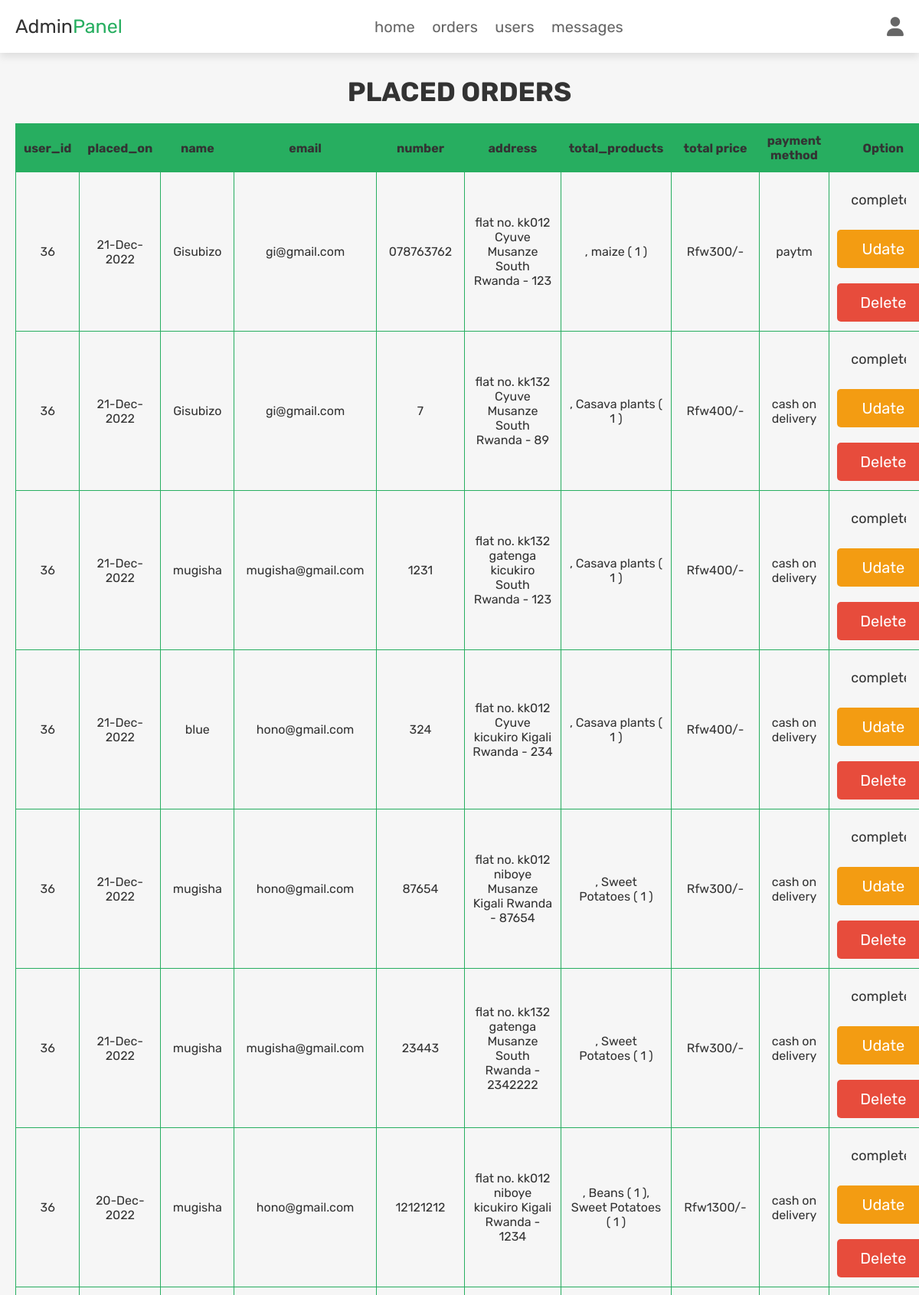
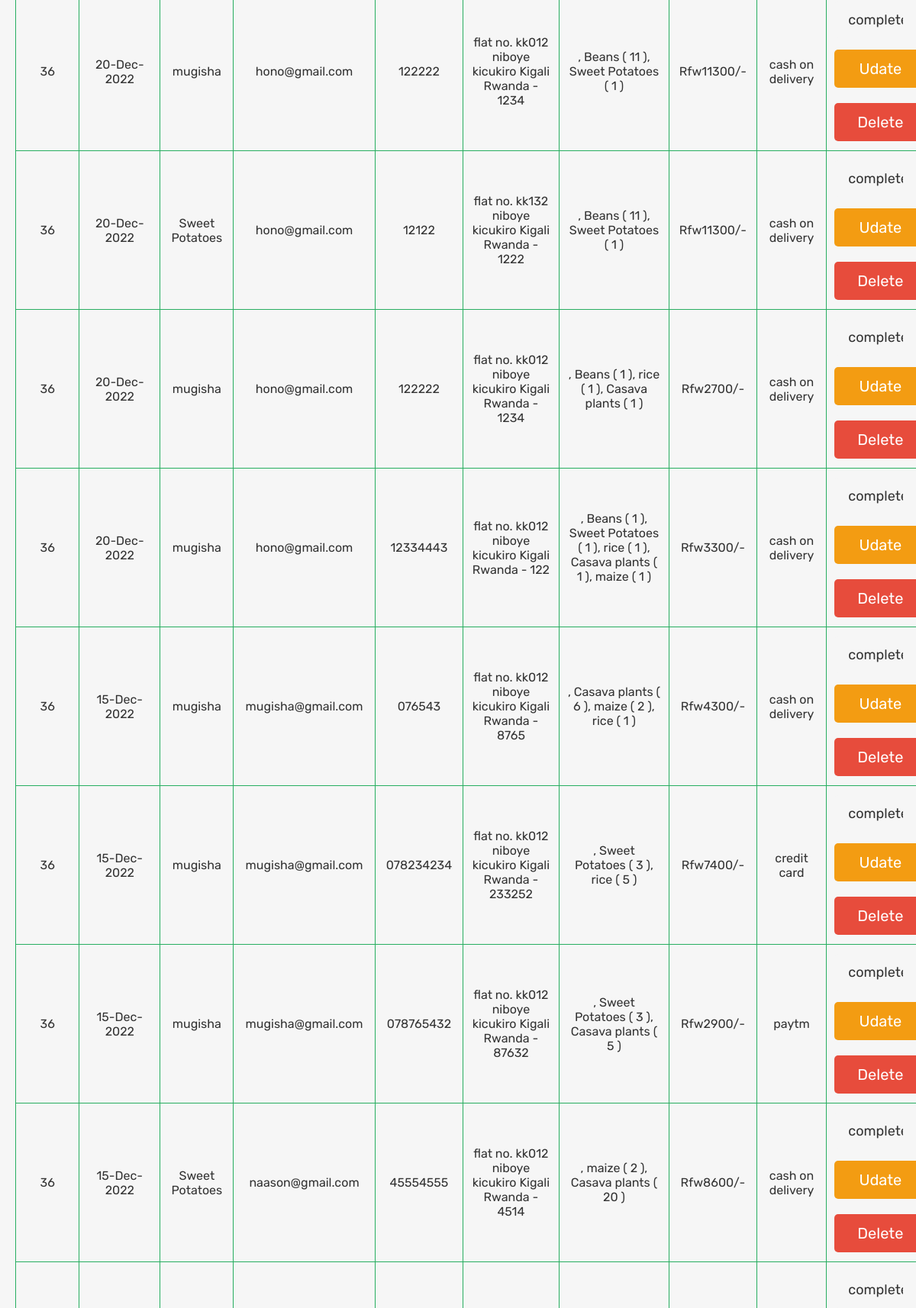
/admin_completed_order.php (signed in, upper part), run on the app's committed database (2 pictures, top to bottom).
### tables this page shows
CREATE TABLE `orders` (
  `id` int(100) NOT NULL,
  `user_id` int(100) NOT NULL,
  `name` varchar(100) NOT NULL,
  `number` varchar(12) NOT NULL,
  `email` varchar(100) NOT NULL,
  `method` varchar(50) NOT NULL,
  `address` varchar(500) NOT NULL,
  `total_products` varchar(1000) NOT NULL,
  `total_price` int(100) NOT NULL,
  `placed_on` varchar(50) NOT NULL,
  `payment_status` varchar(20) NOT NULL DEFAULT 'pending'
);

### admin_completed_order.php (the view, shortened to what this page needs)
<?php
@include 'config.php';
?>
<!DOCTYPE html>
<html lang="en">
<head>
   <link rel="stylesheet" href="https://cdnjs.cloudflare.com/ajax/libs/font-awesome/6.1.1/css/all.min.css">
   <link rel="stylesheet" href="css/admin_style.css">
</head>
<body>
<?php include 'admin_header.php'; ?>
<section class="placed-orders">
   <h1 class="title">placed orders</h1>
   <table class="table">
     <thead>
     	<tr>
     	 <th>user_id</th>
     	 <th>placed_on</th>
     	 <th>name</th>
     	 <th>email</th>
     	 <th>number</th>
     	 <th>address</th>
     	 <th>total_products</th>
     	 <th>total price</th>
     	 <th>payment method</th>
     	 <th>Option</th>
     	</tr>
     </thead>
      <?php
         $select_completed = $conn->prepare("SELECT * FROM `orders` WHERE payment_status = ? ORDER BY `placed_on` DESC");
         $select_completed->execute(['completed']);
         if($select_completed->rowCount() > 0){
            while($fetch_completed = $select_completed->fetch(PDO::FETCH_ASSOC)){
      ?>
      <tbody>
     	  <tr>
     	  	  <td data-label="user id"><span><?= $fetch_completed['user_id']; ?></span> </td>
     	  	  <td data-label="placed on"><span><?= $fetch_completed['placed_on']; ?></span></td>
     	  	  <td data-label="name"><span><?= $fetch_completed['name']; ?></span></td>
     	  	  <td data-label="email"><span><?= $fetch_completed['email']; ?></span></td>
     	  	  <td data-label="number"><span><?= $fetch_completed['number']; ?></span></td>
     	  	  <td data-label="address"><span><?= $fetch_completed['address']; ?></span></td>
     	  	  <td data-label="total products"><span><?= $fetch_completed['total_products']; ?></span></td>
     	  	  <td data-label="total price"><span>Rfw<?= $fetch_completed['total_price']; ?>/-</span></td>
     	  	  <td data-label="payment method"><span><?= $fetch_completed['method']; ?></span></td>
     	  	  <td data-label="Option" class="box">
               <form action="" method="POST">
            <select name="update_payment" class="drop-down">
               <option value="" selected disabled><?= $fetch_completed['payment_status']; ?></option>
            </select>
            <div class="flex-btn">
               <input type="submit" name="update_order" class="option-btn" value="udate">
               <a href="admin_orders.php" class="delete-btn" onclick="return confirm('delete this order?');">delete</a>
            </div>
         </form>
           </td>
     	  </tr>
     </tbody>
      <?php
         }
      }else{
         echo '<p class="empty">no orders placed yet!</p>';
      }
      ?>
   </table>
</section>
</body>
</html>

### css/admin_style.css (style rules this page uses)
.placed-orders .box .drop-down { width: 100%; padding:1.2rem 1.4rem; font-size: 1.8rem; border:var(--border); border-radius: .5rem; background-color: var(--light-bg); margin-bottom: .5rem; }

### css/components.css (style rules this page uses)
:root { --green:#27ae60; --orange:#f39c12; --red:#e74c3c; --black:#333; --light-color:#666; --white:#fff; --light-bg:#f6f6f6; --box-shadow:0 .5rem 1rem rgba(0,0,0,.1); }
* { font-family: 'Rubik', sans-serif; margin:0; padding:0; box-sizing: border-box; outline: none; border:none; text-decoration: none; color:var(--black); }
body { background-color: var(--light-bg); }
html { font-size: 62.5%; overflow-x: hidden; scroll-behavior: smooth; scroll-padding-top: 6.5rem; }
section { padding:3rem 2rem; max-width: 1200px; margin:0 auto; }
.btn, .delete-btn, .option-btn { display: block; width: 100%; margin-top: 1rem; border-radius: .5rem; color:var(--white); font-size: 2rem; padding:1.3rem 3rem; text-transform: capitalize; cursor: pointer; text-align: center; }
.delete-btn { background-color: var(--red); }
.option-btn { background-color: var(--orange); }
.flex-btn { display: flex; flex-wrap: wrap; gap:1rem; }
.flex-btn > * { flex:1; }
.title { text-align: center; margin-bottom: 2rem; text-transform: uppercase; color:var(--black); font-size: 3.5rem; }
.table { width: 100%; border-collapse: collapse; }
.table td,.table th { padding:12px 10px; border:1px solid var(--green); text-align: center; font-size:16px; }
.table th { background-color: var(--green); color:var(--black); }

### data on the page
orders: user "36", placed_on "21-Dec-2022", name "Gisubizo", email "gi@gmail.com", number "078763762", address "flat no. kk012 Cyuve Musanze South Rwanda - 123", total_products ", maize ( 1 )", total_price "300", method "paytm", update_payment "completed"
orders: user "36", placed_on "21-Dec-2022", name "Gisubizo", email "gi@gmail.com", number "7", address "flat no. kk132 Cyuve Musanze South Rwanda - 89", total_products ", Casava plants ( 1 )", total_price "400", method "cash on delivery", update_payment "completed"
orders: user "36", placed_on "21-Dec-2022", name "mugisha", email "mugisha@gmail.com", number "1231", address "flat no. kk132 gatenga kicukiro South Rwanda - 123", total_products ", Casava plants ( 1 )", total_price "400", method "cash on delivery", update_payment "completed"
orders: user "36", placed_on "21-Dec-2022", name "blue", email "hono@gmail.com", number "324", address "flat no. kk012 Cyuve kicukiro Kigali Rwanda - 234", total_products ", Casava plants ( 1 )", total_price "400", method "cash on delivery", update_payment "completed"
orders: user "36", placed_on "21-Dec-2022", name "mugisha", email "hono@gmail.com", number "87654", address "flat no. kk012 niboye Musanze Kigali Rwanda - 87654", total_products ", Sweet Potatoes ( 1 )", total_price "300", method "cash on delivery", update_payment "completed"
orders: user "36", placed_on "21-Dec-2022", name "mugisha", email "mugisha@gmail.com", number "23443", address "flat no. kk132 gatenga Musanze South Rwanda - 2342222", total_products ", Sweet Potatoes ( 1 )", total_price "300", method "cash on delivery", update_payment "completed"
orders: user "36", placed_on "20-Dec-2022", name "mugisha", email "hono@gmail.com", number "12121212", address "flat no. kk012 niboye kicukiro Kigali Rwanda - 1234", total_products ", Beans ( 1 ), Sweet Potatoes ( 1 )", total_price "1300", method "cash on delivery", update_payment "completed"
orders: user "36", placed_on "20-Dec-2022", name "mugisha", email "hono@gmail.com", number "122222", address "flat no. kk012 niboye kicukiro Kigali Rwanda - 1234", total_products ", Beans ( 11 ), Sweet Potatoes ( 1 )", total_price "11300", method "cash on delivery", update_payment "completed"
orders: user "36", placed_on "20-Dec-2022", name "Sweet Potatoes", email "hono@gmail.com", number "12122", address "flat no. kk132 niboye kicukiro Kigali Rwanda - 1222", total_products ", Beans ( 11 ), Sweet Potatoes ( 1 )", total_price "11300", method "cash on delivery", update_payment "completed"
orders: user "36", placed_on "20-Dec-2022", name "mugisha", email "hono@gmail.com", number "122222", address "flat no. kk012 niboye kicukiro Kigali Rwanda - 1234", total_products ", Beans ( 1 ), rice ( 1 ), Casava plants ( 1 )", total_price "2700", method "cash on delivery", update_payment "completed"
orders: user "36", placed_on "20-Dec-2022", name "mugisha", email "hono@gmail.com", number "12334443", address "flat no. kk012 niboye kicukiro Kigali Rwanda - 122", total_products ", Beans ( 1 ), Sweet Potatoes ( 1 ), rice ( 1 ), Casava plants ( 1 ), maize ( 1 )", total_price "3300", method "cash on delivery", update_payment "completed"
orders: user "36", placed_on "15-Dec-2022", name "mugisha", email "mugisha@gmail.com", number "076543", address "flat no. kk012 niboye kicukiro Kigali Rwanda - 8765", total_products ", Casava plants ( 6 ), maize ( 2 ), rice ( 1 )", total_price "4300", method "cash on delivery", update_payment "completed"
orders: user "36", placed_on "15-Dec-2022", name "mugisha", email "mugisha@gmail.com", number "078234234", address "flat no. kk012 niboye kicukiro Kigali Rwanda - 233252", total_products ", Sweet Potatoes ( 3 ), rice ( 5 )", total_price "7400", method "credit card", update_payment "completed"
orders: user "36", placed_on "15-Dec-2022", name "mugisha", email "mugisha@gmail.com", number "078765432", address "flat no. kk012 niboye kicukiro Kigali Rwanda - 87632", total_products ", Sweet Potatoes ( 3 ), Casava plants ( 5 )", total_price "2900", method "paytm", update_payment "completed"
orders: user "36", placed_on "15-Dec-2022", name "Sweet Potatoes", email "naason@gmail.com", number "45554555", address "flat no. kk012 niboye kicukiro Kigali Rwanda - 4514", total_products ", maize ( 2 ), Casava plants ( 20 )", total_price "8600", method "cash on delivery", update_payment "completed"
orders: update_payment "completed"
